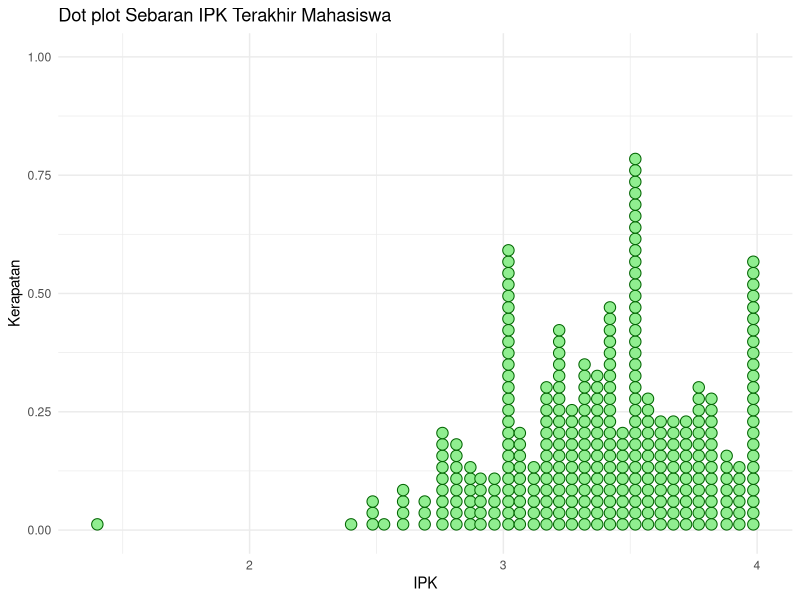
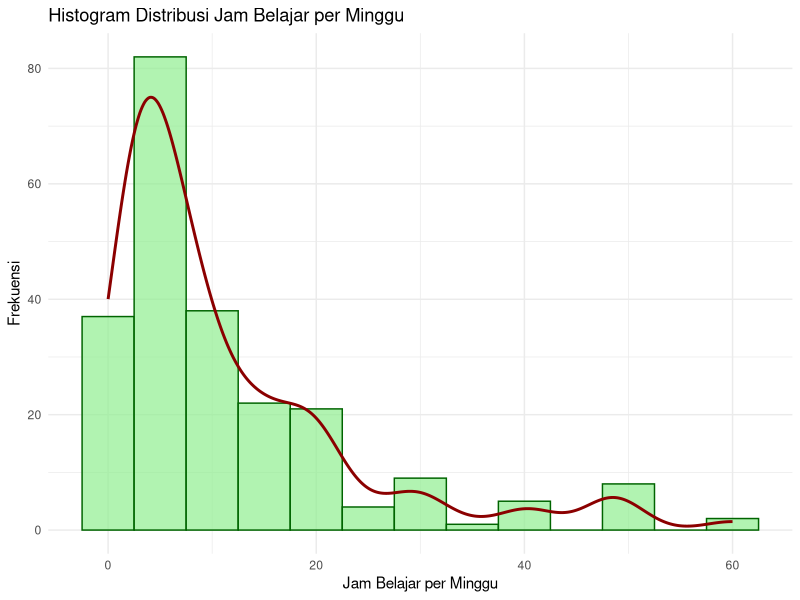
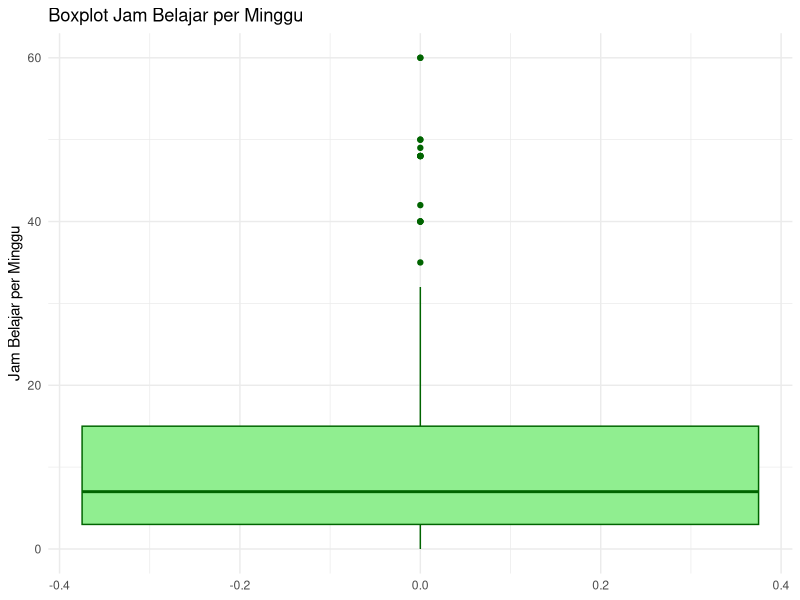
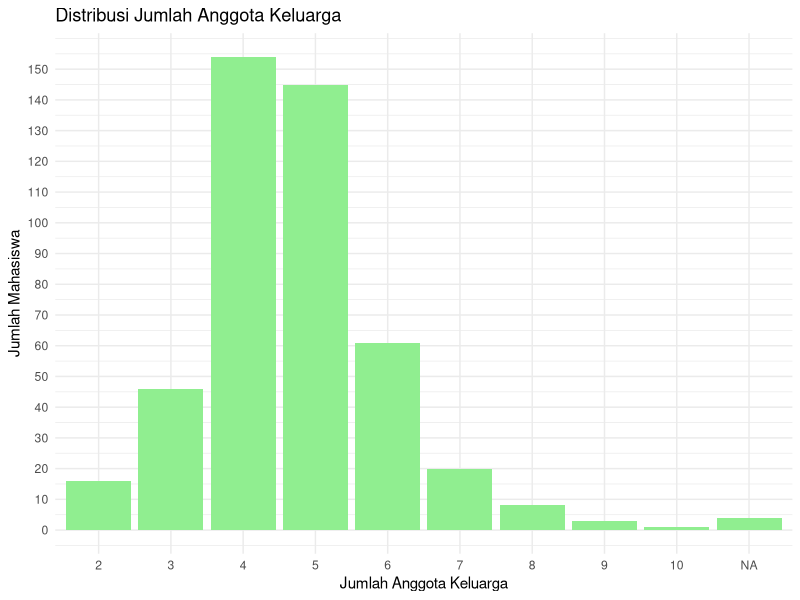

The R script that drew these images, in order:
## ---- chunk 1

# ===============================MEMUAT LIBRARY=================================

library(ggplot2)
library(dplyr)
library(readr)

# ===============================DEFINISI FUNGSI================================

# 1. Menghitung Skewness
skew_manual <- function(x) {
  x <- x[!is.na(x)]
  m <- mean(x)
  s <- sd(x)
  mean(((x - m) / s)^3)
}

# 2. Interpretasi
interpret_skewness <- function(value) {
  if (is.na(value)) return("Data tidak cukup untuk menghitung skewness.")
  
  if (value > 1) {
    return("Distribusi sangat condong ke kanan (right-skewed kuat).")
  } else if (value > 0.5) {
    return("Distribusi condong ke kanan dengan tingkat moderat.")
  } else if (value > 0) {
    return("Distribusi sedikit condong ke kanan.")
  } else if (value == 0) {
    return("Distribusi simetris.")
  } else if (value > -0.5) {
    return("Distribusi sedikit condong ke kiri.")
  } else if (value > -1) {
    return("Distribusi condong ke kiri dengan tingkat moderat.")
  } else {
    return("Distribusi sangat condong ke kiri (left-skewed kuat).")
  }
}
## ---- chunk 2
# Load Data
data <- read.csv("Dataset/dataset.csv")

# --- DATA CLEANSING ---

# A. Pembersihan Kolom IPK Terakhir
# Mengganti karakter non-numerik dengan NA, memperbaiki desimal, dan filter range logis (0-4)
data$IPK.Terakhir..[data$IPK.Terakhir.. %in% c("-", ".", ",", "", " ")] <- NA
data$IPK.Terakhir.. <- gsub(",", ".", data$IPK.Terakhir..)
data$IPK.Terakhir.. <- as.numeric(data$IPK.Terakhir..)
data$IPK.Terakhir..[data$IPK.Terakhir.. > 4 | data$IPK.Terakhir.. == 0] <- NA

# B. Pembersihan Kolom Jam Belajar
# Rename kolom, perbaikan desimal, dan filter range logis (0-60 jam/minggu)
names(data)[names(data) == "Rata.rata.belajar.perminggu..dalam.jam..."] <- "BelajarJam"
data$BelajarJam <- gsub(",", ".", data$BelajarJam)
data$BelajarJam <- as.numeric(data$BelajarJam)
data$BelajarJam[data$BelajarJam < 0 | data$BelajarJam > 60] <- NA

# C. Pembersihan Kolom Anggota Keluarga
# Mengambil hanya angka, mengubah ke integer, batas wajar max 12
data$Jumlah.Anggota.Keluarga.. <- as.character(data$Jumlah.Anggota.Keluarga..)
data$Jumlah.Anggota.Keluarga.. <- gsub("[^0-9]", "", data$Jumlah.Anggota.Keluarga..)
data$Jumlah.Anggota.Keluarga..[data$Jumlah.Anggota.Keluarga.. == ""] <- NA
data$Jumlah.Anggota.Keluarga.. <- as.integer(data$Jumlah.Anggota.Keluarga..)
data$Jumlah.Anggota.Keluarga..[data$Jumlah.Anggota.Keluarga.. > 12] <- NA

# D. Pembersihan Kolom Berat Badan
# Hapus "kg", spasi, ambil angka
data$Berat.Badan.. <- as.character(data$Berat.Badan..)
data$Berat.Badan.. <- gsub("kg", "", data$Berat.Badan.., ignore.case = TRUE)
data$Berat.Badan.. <- gsub("[^0-9.]", "", data$Berat.Badan..)
data$Berat.Badan.. <- as.numeric(data$Berat.Badan..)

# E. Pembersihan Kolom Tinggi Badan
# Hapus "cm", filter range logis (120-220 cm)
data$Tinggi.Badan.. <- as.character(data$Tinggi.Badan..)
data$Tinggi.Badan.. <- gsub("cm", "", data$Tinggi.Badan.., ignore.case = TRUE)
data$Tinggi.Badan.. <- gsub("[^0-9.]", "", data$Tinggi.Badan..)
data$Tinggi.Badan.. <- as.numeric(data$Tinggi.Badan..)
data$Tinggi.Badan..[data$Tinggi.Badan.. < 120 | data$Tinggi.Badan.. > 220] <- NA

# Menampilkan Ringkasan Data Bersih
summary(data)
## ---- chunk 3
# 1. Dot Plot
ggplot(data, aes(x = `IPK.Terakhir..`)) +
  geom_dotplot(binwidth = 0.045, fill = "lightgreen", color = "darkgreen") +
  labs(
    title = "Dot plot Sebaran IPK Terakhir Mahasiswa",
    x = "IPK",
    y = "Kerapatan"
  ) +
  theme_minimal()

# 2. Stem and Leaf Plot
cat("Stem and Leaf Plot IPK:\n")
stem(data$`IPK.Terakhir..`, scale = 2)


# 3. Deteksi Outlier (Metode IQR)
cat("==========================================================================")
cat("\n")

Q1 <- quantile(data$`IPK.Terakhir..`, 0.25, na.rm = TRUE)
Q3 <- quantile(data$`IPK.Terakhir..`, 0.75, na.rm = TRUE)
IQR_value <- Q3 - Q1


batas_bawah <- Q1 - (1.5 * IQR_value)
batas_atas  <- Q3 + (1.5 * IQR_value)

cat("\n--- HASIL PERHITUNGAN IQR ---\n")
cat("Kuartil 1 (25%) :", Q1, "\n")
cat("Kuartil 3 (75%) :", Q3, "\n")
cat("Nilai IQR       :", IQR_value, "\n")
cat("Batas Bawah     :", batas_bawah, "\n")
cat("Batas Atas      :", batas_atas, "\n")
cat("-----------------------------\n")


data_outlier <- data[which(data$`IPK.Terakhir..` < batas_bawah | 
                           data$`IPK.Terakhir..` > batas_atas), ]

if(nrow(data_outlier) > 0) {
  cat("DITEMUKAN", nrow(data_outlier), "DATA OUTLIER:\n")
  print(data_outlier[, c("IPK.Terakhir..")])
} else {
  cat("Data bersih. Tidak ditemukan outlier dengan metode IQR.\n")
  
}

cat("==========================================================================\n")
cat("Ringkasan\n")

summary(data$`IPK.Terakhir..`)
## ---- chunk 4
# 1. Histogram 
names(data)[names(data) == "Rata.rata.belajar.perminggu..dalam.jam..."] <- "BelajarJam"
hist_plot <- ggplot(data, aes(x = BelajarJam)) +
  geom_histogram(
    binwidth = 5, # Anda bisa menyesuaikan lebar bin
    fill = "lightgreen",
    color = "darkgreen",
    alpha = 0.7
  ) +
  geom_density(aes(y = after_stat(count) * 5), color = "darkred", linewidth = 1) + 
  labs(
    title = "Histogram Distribusi Jam Belajar per Minggu",
    x = "Jam Belajar per Minggu",
    y = "Frekuensi"
  ) +
  theme_minimal()

print(hist_plot)

# 2. Boxplot
ggplot(data, aes(y = BelajarJam)) +
  geom_boxplot(fill = "lightgreen", color = "darkgreen") +
  labs(
    title = "Boxplot Jam Belajar per Minggu",
    y = "Jam Belajar per Minggu"
  ) +
  theme_minimal()

cat("Ringkasan\n")

summary(data$BelajarJam)

## ---- chunk 5
ggplot(data, aes(x = factor(Jumlah.Anggota.Keluarga..))) +
  geom_bar(fill = "lightgreen") +
  scale_y_continuous(
    breaks = seq(0, max(table(data$Jumlah.Anggota.Keluarga..)), by = 10)
  ) +
  labs(
    title = "Distribusi Jumlah Anggota Keluarga",
    x = "Jumlah Anggota Keluarga",
    y = "Jumlah Mahasiswa"
  ) +
  theme_minimal()



summary(data$`Jumlah.Anggota.Keluarga..`)

## ---- chunk 6
# --- BERAT BADAN ---

cat("Ringkasan berat badan:\n")
summary(data$Berat.Badan..)
cat("\n\nRingkasan tinggi badan:\n")
summary(data$Tinggi.Badan..)

skew_berat <- skew_manual(data$Berat.Badan..)
cat("\n==========================================================================\n")


cat("--- ANALISIS BERAT BADAN ---\n")
cat("Nilai Skewness :", round(skew_berat, 4), "\n")
cat("Kesimpulan     :", interpret_skewness(skew_berat), "\n\n")


# --- TINGGI BADAN ---
skew_tinggi <- skew_manual(data$Tinggi.Badan..)

cat("--- ANALISIS TINGGI BADAN ---\n")
cat("Nilai Skewness :", round(skew_tinggi, 4), "\n")
cat("Kesimpulan     :", interpret_skewness(skew_tinggi), "\n")



